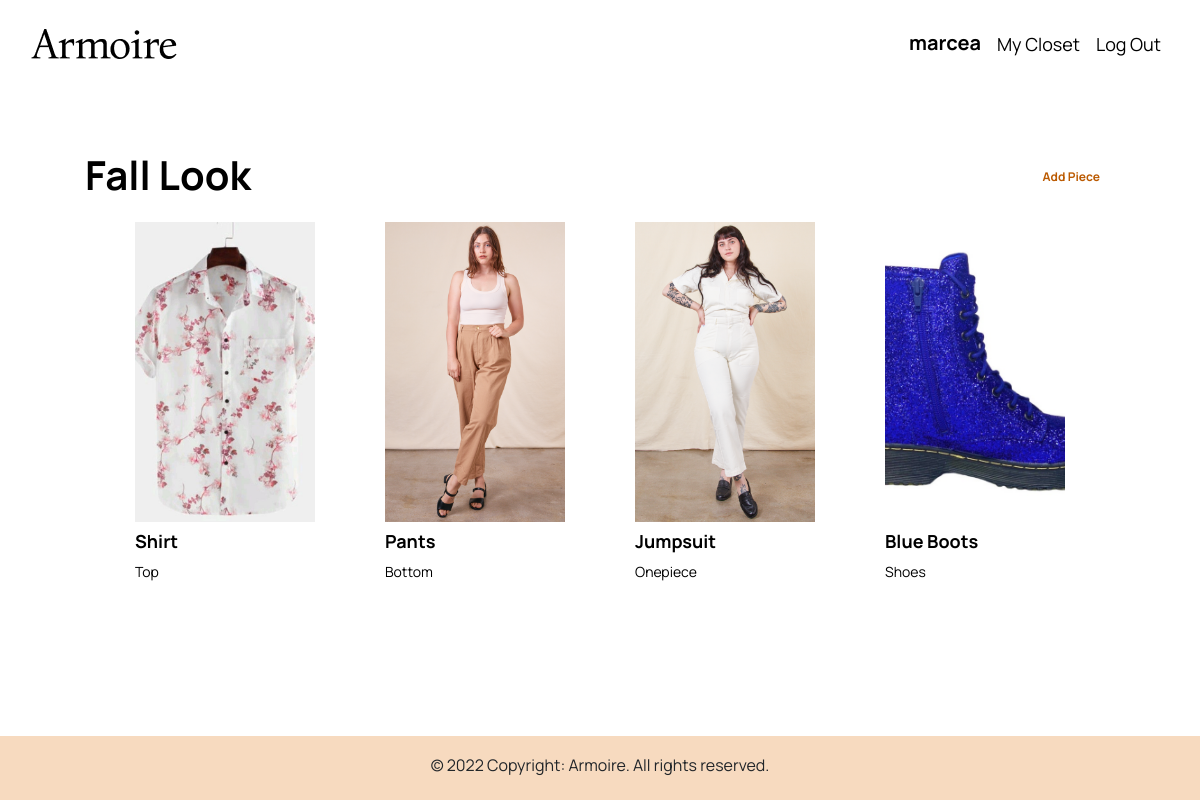
The app's page /outfit/2 (signed in) with its own data.
### Armoire_app/models.py (models this page shows, shortened)
class User(AbstractUser):
    pass

class Outfit(models.Model):
    user_id = models.ForeignKey(
        "User", on_delete=models.CASCADE, related_name="outfit")
    name = models.CharField(max_length=64)

class Piece(models.Model):
    TOP = 'Top'
    BOTTOM = 'Bottom'
    ONEPIECE = 'Onepiece'
    SHOES = 'Shoes'
    ACCESSORIES = 'Accessories'
    CATEGORIES = [
        (TOP, 'Top'),
        (BOTTOM, 'Bottom'),
        (ONEPIECE, 'Onepiece'),
        (SHOES, 'Shoes'),
        (ACCESSORIES, 'Accessories')
    ]
    RED = 'Red'
    PINK = 'Pink'
    ORANGE = 'Orange'
    YELLOW = 'Yellow'
    GREEN = 'Green'
    BLUE = 'Blue'
    INDIGO = 'Indigo'
    VIOLET = 'Violet'
    BEIGE = 'Beige'
    TAN = "Tan"
    WHITE = 'White'
    BLACK = 'Black'
    BROWN = 'Brown'
    GRAY = 'Gray'
    MULTI = 'Multi-Color'
    COLORS = [
        (RED, 'Red'),
        (PINK, 'Pink'),
        (ORANGE, 'Orange'),
        (YELLOW, 'Yellow'),
        (GREEN, 'Green'),
        (BLUE, 'Blue'),
        (INDIGO, 'Indigo'),
        (VIOLET, 'Violet'),
        (BEIGE, 'Beige'),
        (TAN, 'Tan'),
        (WHITE, 'White'),
        (BLACK, 'Black'),
        (BROWN, 'Brown'),
        (GRAY, 'Gray'),
        (MULTI, 'Multi-Color'),
    ]
    user_id = models.ForeignKey(
        "User", on_delete=models.CASCADE, related_name="piece")
    name = models.CharField(max_length=64)
    image = models.ImageField(upload_to="img/", default="")
    category = models.CharField(max_length=32, choices=CATEGORIES, default=TOP)
    color = models.CharField(max_length=32, choices=COLORS, default=WHITE)
    season = models.CharField(max_length=64)
    style = models.CharField(max_length=64)

### Armoire_app/views.py (the view)
# urls.py: path("outfit/<str:outfit_id>", views.outfit, name="outfit"),
@login_required
def outfit(request, outfit_id):
    pieces = pieces_in_outfit(outfit_id)
    return render(request, "Armoire_app/outfit.html", {
        "outfit": Outfit.objects.get(id=outfit_id),
        "pieces": pieces,
        "all": Piece.objects.filter(user_id=request.user),
        "tops": Piece.objects.filter(user_id=request.user, category="Top"),
        "bottoms": Piece.objects.filter(user_id=request.user, category="Bottom"),
        "onepieces": Piece.objects.filter(user_id=request.user, category="Onepiece"),
        "shoes": Piece.objects.filter(user_id=request.user, category="Shoes"),
        "accessories": Piece.objects.filter(user_id=request.user, category="Accessories")
    })

### Armoire_app/views.py (called while the page is built)
def pieces_in_outfit(outfit_id):
    outfit = Outfit.objects.get(id=outfit_id)
    pieces_in_outfit = PieceToOutfit.objects.filter(outfit_id=outfit)
    pieces = []
    for piece in pieces_in_outfit:
        pieces.append(Piece.objects.get(id=piece.piece_id.id))
    return pieces

### Armoire_app/templates/Armoire_app/outfit.html (shortened to what this page needs)
{% extends "Armoire_app/layout.html" %}
{% load static %}
{% block body %}
<div class="container-xxl justify-content-center outfit-id" id="{{ outfit.id }}" style="padding-bottom: 20px; display: block; margin:5% 100px auto 100px ">
    <div class="row">
        <div class="col-6 align-middle" style="padding-left: 0px;">
            <h3 class="my-auto" style="text-align: left;">{{ outfit.name }}</h3>
        </div>
        <div class="col-6 text-right my-auto add-piece">
            <a href="#add" id="add-piece" onclick="show_all_pieces()" class="label-small">Add Piece</a>
        </div>
    </div>
    <div class="container-xxl clothes-container mx-auto carousel outfit-carousel outfit" id="outfit" style="display: block">
        <div class="carousel__track-container outfit-carousel__track-container">
            <div class="carousel__track--clothing outfit-carousel__track">
    {% for piece in pieces %}
    {% if forloop.first %}<div class="row d-flex justify-content-center piece-row carousel__slide current-slide outfit-carousel__slide outfit-current-slide mx-auto">{% endif %}
        <div class="closet-card col-3">
                <div class="card-body mx-auto">
                    <img src="{{ piece.image.url }}" class="img-thumbnail img-resize" style="border: none;">
                    <p class="s1" style="margin-top: 5px; margin-bottom: 5px;">{{ piece.name }}</p>
                    <p class="b2">{{ piece.category }}</p>
                </div>
        </div>
        {% if forloop.last %}
    </div>
    {% endif %}
    {% endfor %}
            </div>
        </div>
        <div class="carousel__nav outfit-carousel__nav mx-auto">
        </div>
    </div>
</div>
{% endblock %}

### Armoire_app/templates/Armoire_app/layout.html (shortened to what this page needs)
{% load static %}
<!DOCTYPE html>
<html lang="en">
<head>
    <link rel="stylesheet" href="https://stackpath.bootstrapcdn.com/bootstrap/4.4.1/css/bootstrap.min.css"
>
    <link href="{% static 'Armoire_app/styles.css' %}" rel="stylesheet">
</head>
<body>
    <nav class="navbar navbar-expand-lg navbar-light figma-nav container-xxl justify-content-center">
            <div class="row" style="width: 100%">
                <div class="col-6 my-auto">
                    <img src="{% static 'assets/Armoire.png' %}">
                </div>
                <div class="col-6 my-auto">
                    <div class="nav justify-content-end">
                        <ul class="navbar-nav">
                            {% if user.is_authenticated %}
                            <li class="nav-item label-large">
                                <a class="nav-link">{{ user.username }}</a>
                            </li>
                            <li class="nav-item leads-1">
                                <a class="nav-link" href="{% url 'mycloset' %}">My Closet</a>
                            </li>
                            <li class="nav-item leads-1">
                                <a class="nav-link" href="{% url 'logout' %}">Log Out</a>
                            </li>
                            {% endif %}
                        </ul>
                    </div>
                </div>
            </div>
    </nav>
    <div class="body">
        {% block body %}
        {% endblock %}
    </div>
</body>
<footer class="figma-footer">
    <div class="text-center p-3">
      © 2022 Copyright: Armoire. All rights reserved.
    </div>
</footer>
</html>

### Armoire_app/static/Armoire_app/styles.css (style rules this page uses)
.img-resize { width: 100%; height: 300px; object-fit: cover; padding: 0px; border-radius: 0px; }
.clothes-container { width: 100%; }
.figma-nav { height: 88px ; background: #FFFFFF; }
html { position: relative; min-height: 100%; }
body { margin-bottom: 64px; font-family: 'Manrope', sans-serif; font-style: normal; font-weight: normal; font-size: 16px; line-height: 26px; }
a, a:hover, .label-large:hover { color: #BB5A01; text-decoration: none; }
.figma-footer { position: absolute; bottom: 0; width: 100%; height: 64px; clear: both; background-color: #F7DABF; }
.navbar .navbar-nav .nav-link { color:#000000 }
h3 { font-family: 'Manrope', sans-serif; font-style: normal; font-weight: bold; font-size: 40px; line-height: 54px; font-feature-settings: 'liga' off; color: #000000; }
.label-large { font-family: 'Manrope', sans-serif; font-style: normal; font-weight: bold; font-size: 20px; line-height: 30px; font-feature-settings: 'liga' off; color: #BB5A01; }
.label-small { font-family: 'Manrope', sans-serif; font-style: normal; font-weight: bold; font-size: 12px; line-height: 16px; font-feature-settings: 'liga' off; color: #BB5A01; }
.leads-1 { font-family: 'Manrope', sans-serif; font-style: normal; font-weight: normal; font-size: 18px; line-height: 32px; font-feature-settings: 'liga' off; color: #000000; }
.s1 { font-family: 'Manrope', sans-serif; font-style: normal; font-weight: bold; font-size: 18px; line-height: 28px; font-feature-settings: 'liga' off; color: #000000; }
p, .b1 { font-family: 'Manrope', sans-serif; font-style: normal; font-weight: normal; font-size: 16px; line-height: 26px; font-feature-settings: 'liga' off; color: #000000; }
.b2 { font-family: 'Manrope', sans-serif; font-style: normal; font-weight: normal; font-size: 14px; line-height: 24px; font-feature-settings: 'liga' off; color: #000000; white-space: pre-line; }
.closet-card { width: 255px; height: auto; }
.carousel { position: relative; margin: 0 auto; }
.carousel__track-container { height: 100%; position: relative; overflow: hidden; width: 100%; }
.carousel__track--clothing { padding: 0px; margin: 0px; list-style: none; position: relative; height: 418px; transition: transform 250ms ease-in; }
.carousel__slide { position: absolute; top: 0px; bottom: 0px; width: 100%; }
.carousel__nav { display: flex; justify-content: center; padding: 45px 0; }

### records on screen
User: username "marcea"
Outfit: name "Fall Look"
Piece: image (picture), name "Shirt", category "Top"
Piece: image (picture), name "Pants", category "Bottom"
Piece: image (picture), name "Jumpsuit", category "Onepiece"
Piece: image (picture), name "Blue Boots", category "Shoes"
